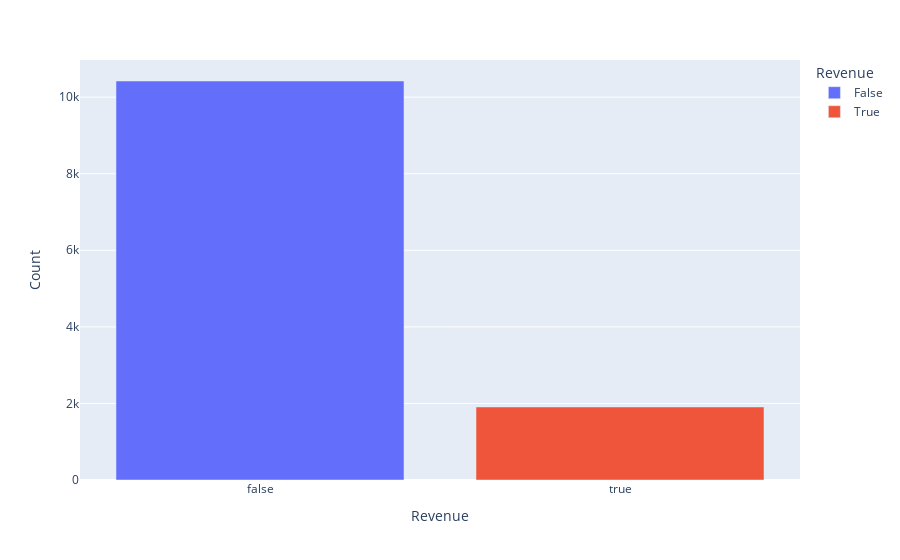

The notebook cell saved with this chart:
### Markdown cell above
<span style="color:purple;font-size:25px">Data Visualization</span>

### Code cell
revenue_counts = df["Revenue"].value_counts().reset_index()
fig = px.bar(revenue_counts, x="index", y="Revenue", 
             color="index", 
             labels={'index': 'Revenue', 'Revenue': 'Count'},
             )
fig.show()

### Figure 1 — Plotly figure (JSON) as saved in the notebook; plotly's stock layout.template omitted (floating-point values rounded to 4 significant figures)
{"data": [{"alignmentgroup": "True", "hovertemplate": "Revenue=%{x}<br>Count=%{y}<extra></extra>", "legendgroup": "False", "marker": {"color": "#636efa", "pattern": {"shape": ""}}, "name": "False", "offsetgroup": "False", "orientation": "v", "showlegend": true, "textposition": "auto", "type": "bar", "x": [false], "xaxis": "x", "y": [10422], "yaxis": "y"}, {"alignmentgroup": "True", "hovertemplate": "Revenue=%{x}<br>Count=%{y}<extra></extra>", "legendgroup": "True", "marker": {"color": "#EF553B", "pattern": {"shape": ""}}, "name": "True", "offsetgroup": "True", "orientation": "v", "showlegend": true, "textposition": "auto", "type": "bar", "x": [true], "xaxis": "x", "y": [1908], "yaxis": "y"}], "layout": {"barmode": "relative", "legend": {"title": {"text": "Revenue"}, "tracegroupgap": 0}, "margin": {"t": 60}, "xaxis": {"anchor": "y", "categoryarray": [false, true], "categoryorder": "array", "domain": [0, 1], "title": {"text": "Revenue"}}, "yaxis": {"anchor": "x", "domain": [0, 1], "title": {"text": "Count"}}}}
